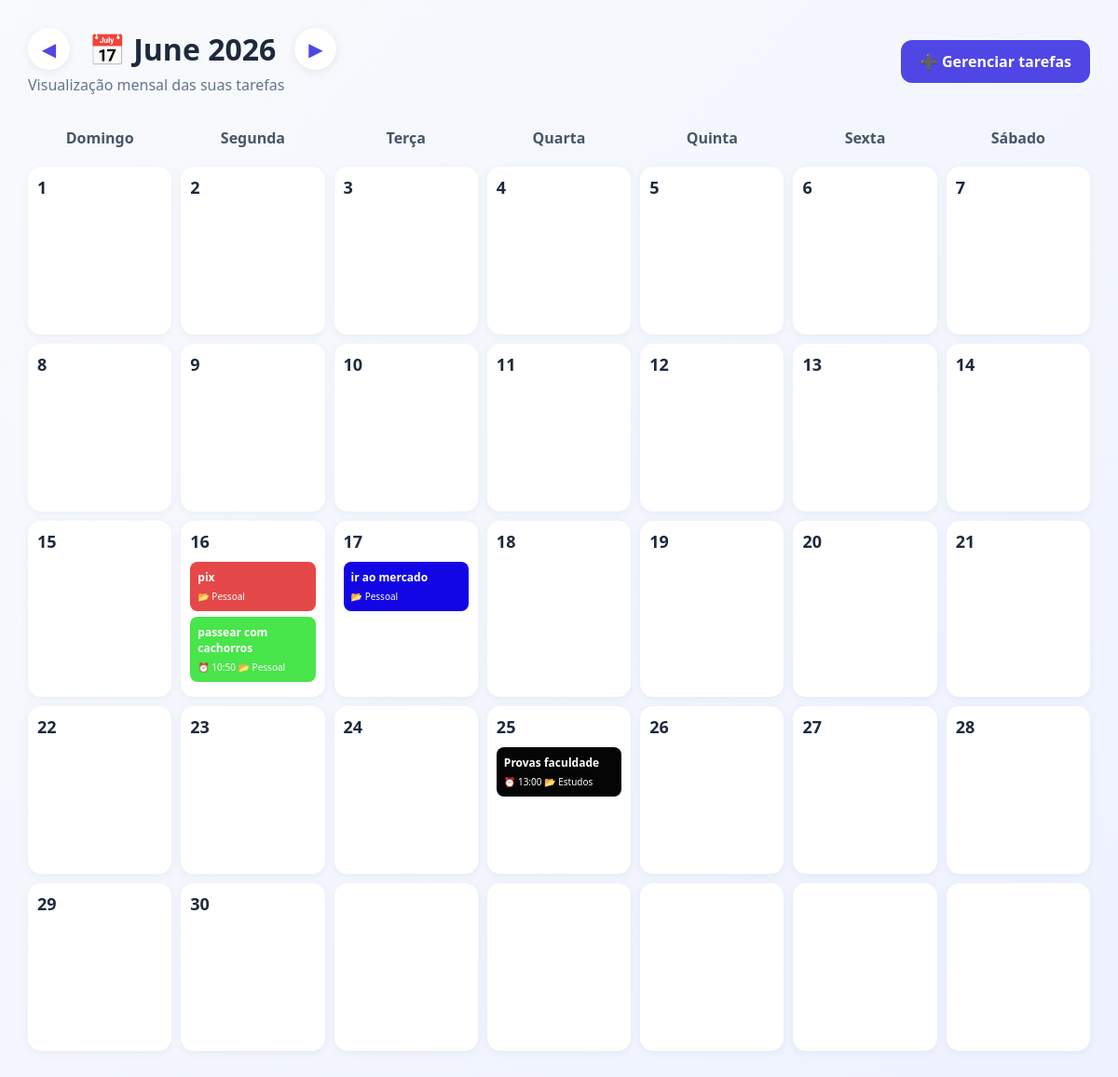
The page / on the database its author committed.
### tables this page shows
CREATE TABLE tasks (
        id INTEGER PRIMARY KEY AUTOINCREMENT,
        title TEXT NOT NULL,
        description TEXT,
        task_date TEXT,
        task_time TEXT,
        color TEXT DEFAULT '#3b82f6',
        category TEXT,
        completed INTEGER DEFAULT 0,
        created_at TIMESTAMP DEFAULT CURRENT_TIMESTAMP
    );

### app.py (the view)
@app.route("/")
def calendar_view():
    month = request.args.get("month", type=int)
    year = request.args.get("year", type=int)
    now = datetime.now()
    if not month:
        month = now.month
    if not year:
        year = now.year
    conn = get_connection()
    cursor = conn.cursor()
    cal = calendar.monthcalendar(year, month)
    cursor.execute("""
        SELECT *
        FROM tasks
    """)
    tasks = cursor.fetchall()
    tasks_by_day = {}
    for task in tasks:
        if task["task_date"]:
            try:
                task_year, task_month, task_day = map(
                    int,
                    task["task_date"].split("-")
                )
                if (
                    task_year == year and
                    task_month == month
                ):
                    if task_day not in tasks_by_day:
                        tasks_by_day[task_day] = []
                    tasks_by_day[task_day].append(task)
            except:
                pass
    conn.close()
    prev_month = month - 1
    prev_year = year
    if prev_month == 0:
        prev_month = 12
        prev_year -= 1
    next_month = month + 1
    next_year = year
    if next_month == 13:
        next_month = 1
        next_year += 1
    return render_template(
        "calendar.html",
        calendar=cal,
        tasks_by_day=tasks_by_day,
        month_name=calendar.month_name[month],
        year=year,
        prev_month=prev_month,
        prev_year=prev_year,
        next_month=next_month,
        next_year=next_year
    )

### app.py (called while the page is built)
def get_connection():
    conn = sqlite3.connect(DB_NAME)
    conn.row_factory = sqlite3.Row
    return conn

### templates/calendar.html (shortened to what this page needs)
<!DOCTYPE html>
<html lang="pt-BR">
<head>
    <link
        rel="stylesheet"
        href="{{ url_for('static', filename='style.css') }}">
</head>
<body>
    <div class="calendar-page">
        <div class="calendar-header">
            <div>
                <div class="month-navigation">
                    <a
                        href="/?month={{ prev_month }}&year={{ prev_year }}"
                        class="month-btn">
                        ◀
                    </a>
                    <h1>
                        📅 {{ month_name }} {{ year }}
                    </h1>
                    <a
                        href="/?month={{ next_month }}&year={{ next_year }}"
                        class="month-btn">
                        ▶
                    </a>
                </div>
                <p class="subtitle">
                    Visualização mensal das suas tarefas
                </p>
            </div>
            <a
                href="/tasks"
                class="new-task-btn">
                ➕ Gerenciar tarefas
            </a>
        </div>
        <div class="calendar-grid">
            <div class="day-name">Domingo</div>
            <div class="day-name">Segunda</div>
            <div class="day-name">Terça</div>
            <div class="day-name">Quarta</div>
            <div class="day-name">Quinta</div>
            <div class="day-name">Sexta</div>
            <div class="day-name">Sábado</div>
            {% for week in calendar %}
                {% for day in week %}
                    <div class="calendar-day">
                        {% if day != 0 %}
                            <div class="day-number">
                                {{ day }}
                            </div>
                            {% if day in tasks_by_day %}
                                {% for task in tasks_by_day[day] %}
                                    <div
                                        class="calendar-task {% if task['completed'] == 1 %}calendar-done{% endif %}"
                                        style="
                                            background:
                                            {{ task['color'] }};
                                        "
                                    >
                                        <strong>
                                            {{ task['title'] }}
                                        </strong>
                                        {% if task['task_time'] %}
                                            <small>
                                                ⏰ {{ task['task_time'] }}
                                            </small>
                                        {% endif %}
                                        {% if task['category'] %}
                                            <small>
                                                📂 {{ task['category'] }}
                                            </small>
                                        {% endif %}
                                    </div>
                                {% endfor %}
                            {% endif %}
                        {% endif %}
                    </div>
                {% endfor %}
            {% endfor %}
        </div>
    </div>
</body>
</html>

### static/style.css (style rules this page uses)
* { margin:0; padding:0; box-sizing:border-box; }
body { font-family: "Segoe UI", Tahoma, Geneva, Verdana, sans-serif; background: linear-gradient( 135deg, #f8fafc, #eef2ff ); color:#1e293b; min-height:100vh; padding:30px; }
.container, .calendar-page { max-width:1400px; margin:auto; }
h1 { color:#1e293b; font-size:2rem; }
button, .new-task-btn, .back-btn { background:#4f46e5; color:white; border:none; border-radius:12px; padding:12px 20px; text-decoration:none; cursor:pointer; font-weight:600; transition:.2s; }
.calendar-header { display:flex; justify-content: space-between; align-items:center; flex-wrap:wrap; gap:20px; margin-bottom:25px; }
.subtitle { color:#64748b; margin-top:5px; }
.month-navigation { display:flex; align-items:center; gap:20px; }
.month-btn { text-decoration:none; background:white; color:#4f46e5; width:45px; height:45px; border-radius:50%; display:flex; justify-content:center; align-items:center; font-size:20px; box-shadow: 0 2px 10px rgba( 0, 0, 0, .08 ); transition:.2s; }
.calendar-grid { display:grid; grid-template-columns: repeat(7,1fr); gap:10px; }
.day-name { text-align:center; font-weight:bold; color:#475569; padding:10px; }
.calendar-day { background:white; min-height:180px; border-radius:14px; padding:10px; box-shadow: 0 2px 10px rgba( 0, 0, 0, .05 ); transition:.2s; }
.day-number { font-weight:bold; font-size:18px; margin-bottom:10px; color:#1e293b; }
.calendar-task { color:white; border-radius:8px; padding:8px; margin-bottom:6px; font-size:12px; word-break:break-word; }
.calendar-task strong { display:block; margin-bottom:3px; }

### rows shown on the page
tasks: title "pix", category "Pessoal"
tasks: title "passear com cachorros", task_time "10:50", category "Pessoal"
tasks: title "ir ao mercado", category "Pessoal"
tasks: title "Provas faculdade", task_time "13:00", category "Estudos"

### other values the page prints
{{ month_name }} "June"
{{ year }} "2026"
{{ day }} "1" "2" "3" "4" "5" "6" "7" "8" "9" "10" "11" "12" "13" "14" "15" "16" "17" "18" "19" "20" "21" "22" "23" "24" "25" "26" "27" "28" "29" "30"
